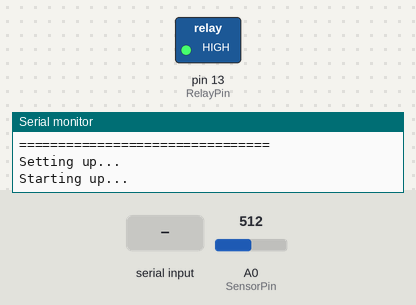
Bench run of a sketch on a simulated Teensy 4. On the bench: switched loads named in the sketch (green lamp = pin HIGH), the last lines printed to the serial monitor. The test bench sets the inputs (shaded band); at power-on: A0 (SensorPin) = 512. EEPROM starts erased.

Above: at 1.2 s.
1.3 s: "p\n" received over Serial
At 1.9 s:
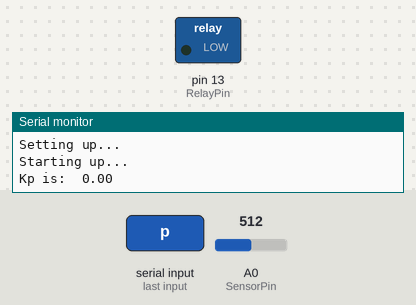
3.0 s: "s\n" received over Serial
4.6 s: "i\n" received over Serial
Timing chart, 0 to 7.6 s (numbered marks = the images above; inputs shaded):
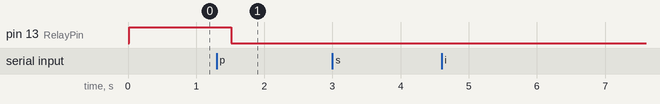

The sketch:

Temp_Control_PID.ino
```cpp
//-------------------------------------------------------------------
// Temperature Controller
// Based on: Sous Vide Controller
// Bill Earl - for Adafruit Industries
//
// Needs the Arduino PID and PID AutoTune Libraries
// by Brett Beauregard
//
// BME 4/517 modifications by Urs Utzinger
//------------------------------------------------------------------

// Arduino to temp
// read value is between 157 .. 637
// See corresdponding Matlab program where Manufacturer data and serial resistor is used to compute analog input value.
//
const int Table[] = {
   5011, 4991, 4972, 4952, 4933, 4914, 4895, 4876, 4857, 4838, 4819, 4801, 4782, 4763, 4745, 4727, 4708, 4690, 4672, 4655,
   4637, 4620, 4602, 4585, 4568, 4551, 4534, 4517, 4500, 4483, 4467, 4450, 4433, 4417, 4400, 4384, 4368, 4352, 4336, 4320,
   4304, 4288, 4272, 4256, 4241, 4225, 4210, 4194, 4179, 4164, 4148, 4133, 4118, 4103, 4088, 4073, 4058, 4044, 4029, 4014,
   4000, 3985, 3971, 3956, 3942, 3928, 3913, 3899, 3885, 3871, 3857, 3843, 3829, 3815, 3802, 3788, 3774, 3761, 3747, 3734,
   3720, 3707, 3693, 3680, 3666, 3653, 3640, 3626, 3613, 3600, 3587, 3574, 3561, 3549, 3536, 3523, 3511, 3498, 3485, 3473,
   3460, 3448, 3435, 3423, 3411, 3398, 3386, 3374, 3361, 3349, 3337, 3325, 3313, 3301, 3289, 3277, 3265, 3253, 3241, 3229,
   3218, 3206, 3194, 3183, 3171, 3159, 3148, 3136, 3125, 3113, 3102, 3090, 3079, 3067, 3056, 3045, 3034, 3022, 3011, 3000,
   2989, 2978, 2967, 2955, 2944, 2933, 2922, 2911, 2901, 2890, 2879, 2868, 2857, 2846, 2836, 2825, 2814, 2804, 2793, 2782,
   2772, 2761, 2750, 2740, 2729, 2719, 2708, 2698, 2688, 2677, 2667, 2657, 2646, 2636, 2626, 2615, 2605, 2595, 2585, 2575,
   2564, 2554, 2544, 2534, 2524, 2514, 2504, 2494, 2484, 2474, 2464, 2454, 2444, 2434, 2425, 2415, 2405, 2395, 2385, 2376,
   2366, 2356, 2346, 2337, 2327, 2317, 2308, 2298, 2289, 2279, 2269, 2260, 2250, 2241, 2231, 2222, 2212, 2203, 2193, 2184,
   2175, 2165, 2156, 2146, 2137, 2128, 2118, 2109, 2100, 2091, 2081, 2072, 2063, 2054, 2044, 2035, 2026, 2017, 2008, 1999,
   1990, 1980, 1971, 1962, 1953, 1944, 1935, 1926, 1917, 1908, 1899, 1890, 1881, 1872, 1863, 1854, 1845, 1837, 1828, 1819,
   1810, 1801, 1792, 1783, 1775, 1766, 1757, 1748, 1739, 1731, 1722, 1713, 1704, 1696, 1687, 1678, 1670, 1661, 1652, 1644,
   1635, 1626, 1618, 1609, 1600, 1592, 1583, 1575, 1566, 1557, 1549, 1540, 1532, 1523, 1515, 1506, 1498, 1489, 1481, 1472,
   1464, 1455, 1447, 1438, 1430, 1421, 1413, 1404, 1396, 1388, 1379, 1371, 1362, 1354, 1346, 1337, 1329, 1321, 1312, 1304,
   1296, 1287, 1279, 1271, 1262, 1254, 1246, 1237, 1229, 1221, 1212, 1204, 1196, 1188, 1179, 1171, 1163, 1155, 1146, 1138,
   1130, 1122, 1114, 1105, 1097, 1089, 1081, 1073, 1064, 1056, 1048, 1040, 1032, 1024, 1015, 1007,  999,  991,  983,  975,
   967, 958, 950, 942, 934, 926, 918, 910, 902, 894, 885, 877, 869, 861, 853, 845, 837, 829, 821, 813, 805, 797, 789,
   780, 772, 764, 756, 748, 740, 732, 724, 716, 708, 700, 692, 684, 676, 668, 660, 652, 644, 636, 628, 620, 612, 604,
   596, 588, 579, 571, 563, 555, 547, 539, 531, 523, 515, 507, 499, 491, 483, 475, 467, 459, 451, 443, 435, 427, 419,
   411, 403, 395, 387, 379, 371, 363, 355, 347, 339, 331, 323, 315, 307, 299, 291, 283, 275, 267, 258, 250, 242, 234,
   226, 218, 210, 202, 194, 186, 178, 170, 162, 154, 146, 138, 130, 121, 113, 105,  97,  89,  81,  73,  65,  57,  48,
   40, 32, 24, 16, 8, 0};

#define DEBUG false

// PID Library
#include <PID_v1.h>
#include <PID_AutoTune_v0.h>
// So we can save and retrieve settings
#include <EEPROM.h>

// ************************************************
// Pin definitions
// ************************************************

// Output Relay // will also blink LED
#define RelayPin 13
#define SensorPin A0
int SensorValue = 0;

// ************************************************
// PID Variables and constants
// ************************************************

//Define Variables we'll be connecting to
double Setpoint;
double Input;
double Output;
volatile long onTime = 0;

// pid tuning parameters
double Kp = 2;
double Ki = 0.5;
double Kd = 2;

// EEPROM addresses for persisted data storage
// Tuning Parameters
const int SpAddress = 0;
const int KpAddress = 8;
const int KiAddress = 16;
const int KdAddress = 24;

//Specify the links and initial tuning parameters
PID myPID(&Input, &Output, &Setpoint, Kp, Ki, Kd, DIRECT);

// 5 second Time Proportional Output window
volatile int WindowSize = 5000;
volatile unsigned long windowStartTime;

// ************************************************
// Auto Tune Variables and constants
// ************************************************
byte ATuneModeRemember        =2;    //
double aTuneStep              =1000; // between 0 and 5000 (Window Size)
double aTuneNoise             =1;    // 1 C grade
unsigned int aTuneLookBack    =120;  // 120 secs

boolean tuning   = false;
boolean poweroff = false;

// specify auto tune structure
PID_ATune aTune(&Input, &Output);

const int logInterval = 10000; // log every 10 seconds
long      lastLogTime = 0;
long      currentTime = 0;

// ************************************************
// States for state machine
// ************************************************

enum operatingState { STARTUP = 0, RUN, INPUT_HANDLE, STATUS, OFF};
volatile operatingState opState = OFF;

IntervalTimer myTimer;

// ************************************************
// Setup and display initial screen
// ************************************************

void setup()
{
   Serial.begin(115200);
   Serial.println("417 - 517 Temperature Controller");
   Serial.println("================================");
   Serial.println("Setting up...");

   // Initialize Relay Control:

   pinMode(RelayPin, OUTPUT);    // Output mode to drive relay
   digitalWrite(RelayPin, LOW);  // make sure it is off to start

   // Initialize the PID and related variables
   LoadParameters(); // from EEPROM
   myPID.SetTunings(Kp,Ki,Kd);
   myPID.SetSampleTime(1);
   myPID.SetOutputLimits(0, WindowSize);

  // Run timer interrupt every 15 ms
  myTimer.begin(Relay, 15000);

  opState = STARTUP;
}

// ************************************************
// Timer Interrupt Handler
// ************************************************
void Relay()
{
  if ((opState == STARTUP) | (poweroff == true))
  {
    digitalWrite(RelayPin, LOW);  // make sure relay is off
  }
  else
  {
    DriveOutput();
  }
}

// ************************************************
// Main Control Loop
//
// All state changes pass through here
// ************************************************
void loop()
{
   switch (opState)
   {
   case STARTUP:
      Startup();
      break;
   case RUN:
      Run();
      break;
   case INPUT_HANDLE:
      InputHandle();
      break;
   case STATUS:
      DisplayStatus();
      break;
   default:
      Serial.println("Invalid State. Program should never be here.");
      break;
   }
}

// ************************************************
// Initial State - press RIGHT to enter setpoint
// ************************************************
void Startup()
{
   Serial.println("Starting up...");

   myPID.SetMode(MANUAL);

   // Prepare to transition to the RUN state
   SensorValue = analogRead(SensorPin);
   // Convert to temperature
   if (SensorValue < 157) { Input = 99.9; }
   else if (SensorValue > 637) { Input = -99.9;}
   else { Input = double(Table[(SensorValue-157)])/100.0; } // Lookup table is stored in interger, pgm_read is needed as we read from program memory

   //turn the PID on
   myPID.SetMode(AUTOMATIC);
   windowStartTime = millis();
   opState = RUN; // start control
}

// ************************************************
// Execute the running state
// ************************************************
void Run()
{
   if (poweroff == false) {
     myPID.SetTunings(Kp,Ki,Kd);
     DoControl();
   }

   // initially had periodically loggin here
   currentTime = millis();
   if (currentTime - lastLogTime > logInterval)
   {
     lastLogTime = currentTime;
     SaveParameters(); // probably do not need to write to EEPROM all the time
     if (DEBUG) {Serial.println("Saving Parameters.");}
     DisplayStatus();
   }

  if(Serial.available()) {
      opState = INPUT_HANDLE;
      if (DEBUG) {Serial.println("Serial input available.");}
  }
  else {
      opState = RUN;
  }

  delay(100);
}

// ************************************************
// Handle serial input
// ************************************************
void InputHandle()
{
  char inBuff[ ] = "--------";
  double tmp;
  int bytesread;
  String value = "0.000000";
  String command = " ";

  if (Serial.available()) {
    Serial.setTimeout(1 ); // Serial read timeout
    bytesread=Serial.readBytesUntil('\n', inBuff, 9); // Read from serial until CR is read or timeout exceeded
    inBuff[bytesread]='\0';
    String instruction = String(inBuff);
    command = instruction.substring(0,1);
    if (bytesread > 1) { // we have also a value
       value = instruction.substring(1,bytesread);
    }
    if (DEBUG) {Serial.print(command); Serial.print(" "); Serial.println(value);}

    if (command =="s") { // set setpoint
       tmp = value.toFloat();
       if (((tmp > 0.0) & (tmp < 50.0))) {
         Setpoint = tmp; }
       else {
         Serial.println("Setpoint out of valid Range");
       }
       Serial.print("Setpoint is:  ");
       Serial.println(Setpoint);
       DoControl();
       opState = RUN;
     } else if (command == "p") { //set kP
       tmp=value.toFloat();
       Kp = tmp;
       Serial.print("Kp is:  ");
       Serial.println(Kp);
       DoControl();
       opState = RUN;
    } else if (command == "i") { // set kI
       tmp=value.toFloat();
       Ki = tmp;
       Serial.print("Ki is:  ");
       Serial.println(Ki);
       DoControl();
       opState = RUN;
    } else if (command == "d") {  // set kD
       tmp=value.toFloat();
       Kd = tmp;
       Serial.print("Kd is:  ");
       Serial.println(Kd);
       DoControl();
       opState = RUN;
    } else if (command == "A") { // set autotune
        if (abs(float(Input) - float(Setpoint)) <= 0.5)  // Should be at steady-state
        {
          StartAutoTune();
          Serial.print("Tuning is:  ");
          Serial.println(tuning);
        }
        else {
          Serial.println("Can not start tuning. Need to be within 0.5 of Setpoint.");
        }
        opState = RUN;
    } else if (command == "a") { // set autotune
        aTune.Cancel();
        myPID.SetMode(ATuneModeRemember);
        tuning = false;
        Serial.print("Tuning is:  ");
        Serial.println(tuning);
        opState = RUN;
    } else if (command == "o") { // power off
        Serial.println("Switched to OFF.");
        poweroff = true;
        opState = RUN;
    } else if (command == "O") { // power ON
        Serial.println("Switched to OFF.");
        poweroff = false;
        opState = RUN;
    } else { // invalid input, display status
        opState = STATUS;
    } // end if else switch
  } // end serial available
} // end Input

// ************************************************
// Display status on serial line
// ************************************************
void DisplayStatus()
{
  Serial.print("Temperature: ");
  Serial.print(Input);
  Serial.print(", Setpoint: ");
  Serial.print(Setpoint);
  Serial.print(", SensorValue: ");
  Serial.print(SensorValue);
  Serial.print(", Output is: ");
  Serial.print(Output);
  Serial.print(", Kp: ");
  Serial.print(Kp);
  Serial.print(", Ki: ");
  Serial.print(Ki);
  Serial.print(", Kd: ");
  Serial.print(Kd);
  Serial.print(", Tuning: ");
  Serial.println(tuning);
  opState = RUN;
}

// ************************************************
// Execute the control loop
// ************************************************
void DoControl()
{
  // Read the input:
  SensorValue = analogRead(SensorPin);
  if (SensorValue < 157) { Input = 99.9; }
  else if (SensorValue > 637) { Input = -99.9;}
  else { Input = double(pgm_read_word(&Table[(SensorValue-157)]))/100; }

  if (tuning) // run the auto-tuner
  {
     if (aTune.Runtime()) // returns 'true' when done
     {
        FinishAutoTune();
     }
  }
  else // Execute control algorithm
  {
     myPID.Compute();
  }

  // Time Proportional relay state is updated regularly via timer interrupt.
  onTime = Output;
}

// ************************************************
// Called by ISR every 15ms to drive the output
// ************************************************
void DriveOutput()
{
  long now = millis();
  // Set the output
  // "on time" is proportional to the PID output
  if((now - windowStartTime)>WindowSize)
  { //time to shift the Relay Window
     windowStartTime += WindowSize;
  }
  if((onTime > 100) && (onTime > (now - windowStartTime)))
  {
     digitalWrite(RelayPin,HIGH);
  }
  else
  {
     digitalWrite(RelayPin,LOW);
  }
}

// ************************************************
// Start the Auto-Tuning cycle
// ************************************************

void StartAutoTune()
{
   // REmember the mode we were in
   ATuneModeRemember = myPID.GetMode();

   // set up the auto-tune parameters
   aTune.SetNoiseBand(aTuneNoise);
   aTune.SetOutputStep(aTuneStep);
   aTune.SetLookbackSec((int)aTuneLookBack);
   tuning = true;
}

// ************************************************
// Return to normal control
// ************************************************
void FinishAutoTune()
{
   tuning = false;

   // Extract the auto-tune calculated parameters
   Kp = aTune.GetKp();
   Ki = aTune.GetKi();
   Kd = aTune.GetKd();

   // Re-tune the PID and revert to normal control mode
   myPID.SetTunings(Kp,Ki,Kd);
   myPID.SetMode(ATuneModeRemember);

   // Persist any changed parameters to EEPROM
   SaveParameters();
}

// ************************************************
// Save any parameter changes to EEPROM
// ************************************************
void SaveParameters()
{
   if (Setpoint != EEPROM_readDouble(SpAddress))
   {
      EEPROM_writeDouble(SpAddress, Setpoint);
   }
   if (Kp != EEPROM_readDouble(KpAddress))
   {
      EEPROM_writeDouble(KpAddress, Kp);
   }
   if (Ki != EEPROM_readDouble(KiAddress))
   {
      EEPROM_writeDouble(KiAddress, Ki);
   }
   if (Kd != EEPROM_readDouble(KdAddress))
   {
      EEPROM_writeDouble(KdAddress, Kd);
   }
}

// ************************************************
// Load parameters from EEPROM
// ************************************************
void LoadParameters()
{
  // Load from EEPROM
   Setpoint = EEPROM_readDouble(SpAddress);
   Kp = EEPROM_readDouble(KpAddress);
   Ki = EEPROM_readDouble(KiAddress);
   Kd = EEPROM_readDouble(KdAddress);

   // Use defaults if EEPROM values are invalid
   if (isnan(Setpoint))
   {
     Setpoint = 60;
   }
   if (isnan(Kp))
   {
     Kp = 850;
   }
   if (isnan(Ki))
   {
     Ki = 0.5;
   }
   if (isnan(Kd))
   {
     Kd = 0.1;
   }
}


// ************************************************
// Write floating point values to EEPROM
// ************************************************
void EEPROM_writeDouble(int address, double value)
{
   byte* p = (byte*)(void*)&value;
   for (int i = 0; i < sizeof(value); i++)
   {
      EEPROM.write(address++, *p++);
   }
}

// ************************************************
// Read floating point values from EEPROM
// ************************************************
double EEPROM_readDouble(int address)
{
   double value = 0.0;
   byte* p = (byte*)(void*)&value;
   for (int i = 0; i < sizeof(value); i++)
   {
      *p++ = EEPROM.read(address++);
   }
   return value;
}
```

Measured:
- after the input at 1.3 s, pin 13 (RelayPin): HIGH → LOW after 0.22 s
